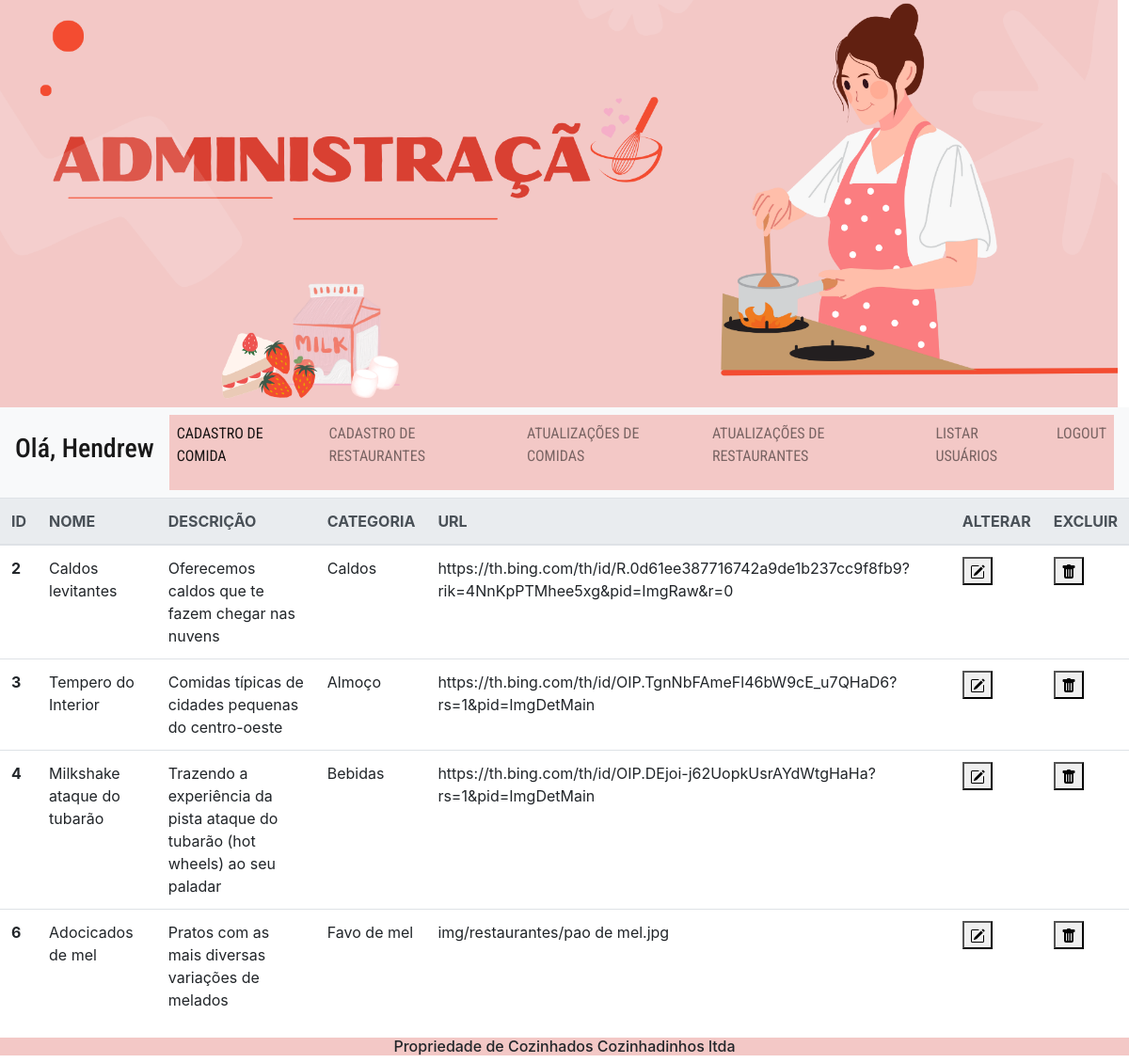
/admin/principal.php?secao=manutrestaurante (signed in), run on the app's committed database.
### tables this page shows
CREATE TABLE `tb_restaurantes` (
  `id` int NOT NULL,
  `nome` varchar(255) NOT NULL,
  `descricao` text NOT NULL,
  `categoria` varchar(25) NOT NULL,
  `url` text NOT NULL
);

### admin/controller/verurl.php (called while the page is built)
<?php
class VerUrl{
    function trocarUrl($url){
        if(empty($url)){
            $url = "principal.php";
        } else {
            $url = "secoes/$url.php";
        }
        include_once($url);
    }
}
?>

### dao/conexao.php (called while the page is built, shortened)
<?php
abstract class Conexao{
    protected $host, $user, $pass, $dba, $conn, $sql, $qr, $data, $status, $totalField, $error;
    public function __construct(){
        $this->host = "localhost";
        $this->user = "root";
        $this->pass = "";
        $this->dba = "db_ifood";
    }
    public function connect(){
        $this->conn = @mysqli_connect($this->host, $this->user, $this->pass) or die("<ins><center>Erro ao acessar o banco de dados: </center></ins><br/>".mysqli_error($this->conn));
        mysqli_set_charset($this->conn,'utf8');
        return $this->conn;
    }
    protected function execSQL($sql){
        $this->qr = @mysqli_query($this->conn, $sql) or die("<ins><center>Erro ao executar a query: $sql - </center></ins><br/>".mysqli_error($this->conn));
        return $this->qr;
    }
    protected function listQr($qr){
        $this->data = @mysqli_fetch_assoc($this->qr);
        return $this->data;
    }
}
?>

### dao/manipuladados.php (called while the page is built, shortened)
<?php
include_once ("conexao.php");
class ManipulaDados extends Conexao
{
    private $table, $fields, $dados,$fieldPk,$valuePk;
    public function setTable($t)
    {
        $this->table = $t;
    }
    public function getAllDataTable()
    {
        $this->sql = "SELECT * FROM $this->table";
        $this->qr = self::execSQL($this->sql);
        $dados = array();
        while ($row = self::listQr($this->qr)) {
            array_push($dados, $row);
        }
        return $dados;
    }
}
?>

### admin/secoes/manutrestaurante.php (the view, shortened to what this page needs)
<?php
include_once("../dao/manipuladados.php");
$dados = new ManipulaDados();
$dados->setTable("tb_restaurantes");
$lista = $dados->getAllDataTable();
?>
<section>
<table class="table">
  <thead class="thead-light">
    <tr>
      <th scope="col">ID</th>
      <th scope="col">NOME</th>
      <th scope="col">DESCRIÇÃO</th>
      <th scope="col">CATEGORIA</th>
      <th scope="col">URL</th>
      <th scope="col">ALTERAR</th>
      <th scope="col">EXCLUIR</th>
    </tr>
  </thead>
  <tbody>
<?php
   foreach ($lista as $restaurante) {
    ?>
    <form method="post" action="controller/manteRestaurante.php">
    <tr>
        <th scope="row"><?= $restaurante["id"]?></th>
        <td><?= $restaurante["nome"] ?></td>
        <td><?= $restaurante["descricao"] ?></td>
        <td><?= $restaurante["categoria"] ?></td>
        <td><?= $restaurante["url"] ?></td>
            <td><button type="submit" name="botao" value="editar"></td>
            <td><button type="submit" name="botao" value="excluir"></td>
        </tr>
        </form>
        </tbody>
     <?php
   }
   ?>
</table>
</section>

### data on the page
tb_restaurantes: id "2", nome "Caldos levitantes", descricao "Oferecemos caldos que te fazem chegar nas nuvens", categoria "Caldos", url "https://th.bing.com/th/id/R.0d61ee387716742a9de1b237cc9f8fb9?rik=4NnKpPTMhee5xg&pid=ImgRaw&r=0"
tb_restaurantes: id "3", nome "Tempero do Interior", descricao "Comidas típicas de cidades pequenas do centro-oeste", categoria "Almoço", url "https://th.bing.com/th/id/OIP.TgnNbFAmeFl46bW9cE_u7QHaD6?rs=1&pid=ImgDetMain"
tb_restaurantes: id "4", nome "Milkshake ataque do tubarão", descricao "Trazendo a experiência da pista ataque do tubarão (hot wheels) ao seu paladar", categoria "Bebidas", url "https://th.bing.com/th/id/OIP.DEjoi-j62UopkUsrAYdWtgHaHa?rs=1&pid=ImgDetMain"
tb_restaurantes: id "6", nome "Adocicados de mel", descricao "Pratos com as mais diversas variações de melados", categoria "Favo de mel", url "img/restaurantes/pao de mel.jpg"

### other printed values
$qualquer "Hendrew"
